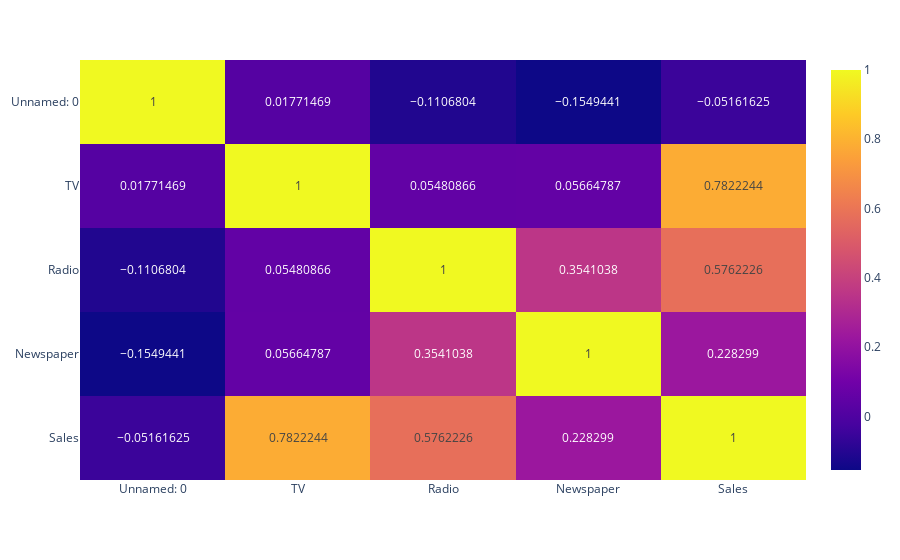

Notebook code for this chart:
### Code cell
px.imshow(df.corr(), text_auto=True, aspect="auto")

### Figure 1 — Plotly figure (JSON) as saved in the notebook; plotly's stock layout.template omitted (floating-point values rounded to 4 significant figures)
{"data": [{"coloraxis": "coloraxis", "hovertemplate": "x: %{x}<br>y: %{y}<br>color: %{z}<extra></extra>", "name": "0", "texttemplate": "%{z}", "type": "heatmap", "x": ["Unnamed: 0", "TV", "Radio", "Newspaper", "Sales"], "xaxis": "x", "y": ["Unnamed: 0", "TV", "Radio", "Newspaper", "Sales"], "yaxis": "y", "z": [[1, 0.01771, -0.1107, -0.1549, -0.05162], [0.01771, 1, 0.05481, 0.05665, 0.7822], [-0.1107, 0.05481, 1, 0.3541, 0.5762], [-0.1549, 0.05665, 0.3541, 1, 0.2283], [-0.05162, 0.7822, 0.5762, 0.2283, 1]]}], "layout": {"coloraxis": {"colorscale": [[0, "#0d0887"], [0.1111, "#46039f"], [0.2222, "#7201a8"], [0.3333, "#9c179e"], [0.4444, "#bd3786"], [0.5556, "#d8576b"], [0.6667, "#ed7953"], [0.7778, "#fb9f3a"], [0.8889, "#fdca26"], [1, "#f0f921"]]}, "margin": {"t": 60}, "xaxis": {"anchor": "y", "domain": [0, 1]}, "yaxis": {"anchor": "x", "autorange": "reversed", "domain": [0, 1]}}}
